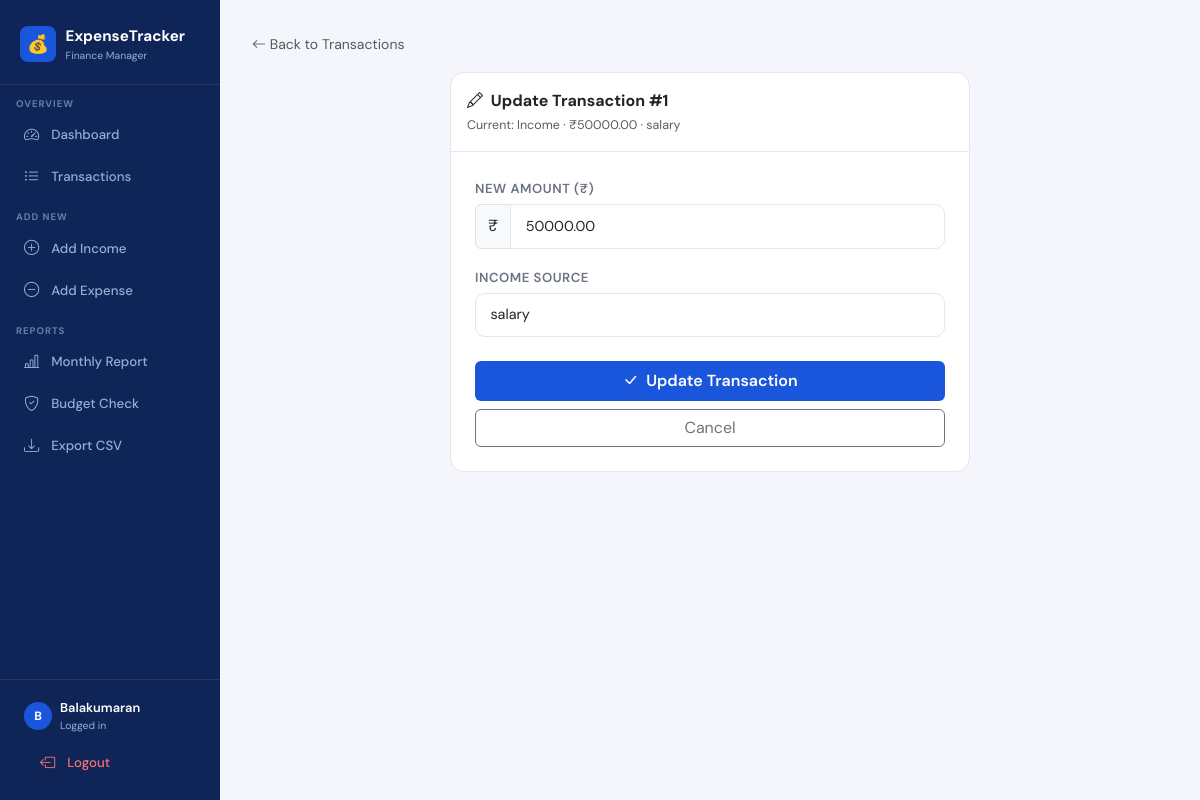
Page /update/1/ (signed in) on the committed database.
### tracker/models.py (models this page shows, shortened)
class Transaction(models.Model):
    user             = models.ForeignKey(User, on_delete=models.CASCADE)
    date             = models.DateField()
    time             = models.TimeField()
    transaction_type = models.CharField(max_length=10)
    amount           = models.DecimalField(max_digits=10, decimal_places=2)
    detail           = models.CharField(max_length=200)
    class Meta:
        ordering = ['-date', '-time']

### tracker/views.py (the view, shortened to what this page needs)
# urls.py: path('update/<int:pk>/', views.update_txn,    name='update'),
@login_required
def update_txn(request, pk):
    txn = get_object_or_404(Transaction, pk=pk, user=request.user)
    return render(request, 'tracker/update.html', {'txn': txn})

### tracker/templates/tracker/update.html (shortened to what this page needs)
{% extends 'tracker/base.html' %}
{% block content %}
<div class="mb-3">
  <a href="{% url 'transactions' %}" class="text-muted text-decoration-none small"><i class="bi bi-arrow-left"></i> Back to Transactions</a>
</div>
<div class="form-card">
  <div class="card">
    <div class="p-3 fw-bold" style="border-bottom:1px solid var(--border);">
      <i class="bi bi-pencil me-1"></i> Update Transaction #{{ txn.pk }}
      <div class="text-muted fw-normal" style="font-size:.78rem;margin-top:.2rem;">
        Current: {{ txn.transaction_type|capfirst }} · ₹{{ txn.amount }} · {{ txn.detail }}
      </div>
    </div>
    <div class="p-4">
      <form method="POST">
        <div class="mb-3">
          <label class="form-label">New Amount (₹)</label>
          <div class="input-group">
            <span class="input-group-text">₹</span>
            <input type="number" name="amount" class="form-control" value="{{ txn.amount }}" step="0.01" min="0.01" required/>
          </div>
        </div>
        <div class="mb-4">
          <label class="form-label">{% if txn.transaction_type == 'income' %}Income Source{% else %}Category{% endif %}</label>
          <input type="text" name="detail" class="form-control" value="{{ txn.detail }}" required/>
        </div>
        <div class="d-grid gap-2">
          <button type="submit" class="btn btn-blue fw-semibold py-2"><i class="bi bi-check-lg me-1"></i> Update Transaction</button>
          <a href="{% url 'transactions' %}" class="btn btn-outline-secondary">Cancel</a>
        </div>
      </form>
    </div>
  </div>
</div>
{% endblock %}

### tracker/templates/tracker/base.html (shortened to what this page needs)
<!DOCTYPE html>
<html lang="en">
<head>
  <link href="https://cdn.jsdelivr.net/npm/bootstrap@5.3.3/dist/css/bootstrap.min.css" rel="stylesheet"/>
  <link href="https://cdn.jsdelivr.net/npm/bootstrap-icons@1.11.3/font/bootstrap-icons.min.css" rel="stylesheet"/>
</head>
<body>
{% if user.is_authenticated %}
<nav class="sidebar" id="sidebar">
  <a href="{% url 'dashboard' %}" class="sb-brand">
    <div class="logo">💰</div>
    <div><span>ExpenseTracker</span><small>Finance Manager</small></div>
  </a>
  <div class="sb-section">Overview</div>
  <a href="{% url 'dashboard' %}"    class="sb-link {% if request.resolver_match.url_name == 'dashboard'   %}active{% endif %}"><i class="bi bi-speedometer2"></i> Dashboard</a>
  <a href="{% url 'transactions' %}" class="sb-link {% if request.resolver_match.url_name == 'transactions' %}active{% endif %}"><i class="bi bi-list-ul"></i> Transactions</a>
  <div class="sb-section">Add New</div>
  <a href="{% url 'add_income' %}"  class="sb-link {% if request.resolver_match.url_name == 'add_income'  %}active{% endif %}"><i class="bi bi-plus-circle"></i> Add Income</a>
  <a href="{% url 'add_expense' %}" class="sb-link {% if request.resolver_match.url_name == 'add_expense' %}active{% endif %}"><i class="bi bi-dash-circle"></i> Add Expense</a>
  <div class="sb-section">Reports</div>
  <a href="{% url 'report' %}" class="sb-link {% if request.resolver_match.url_name == 'report' %}active{% endif %}"><i class="bi bi-bar-chart-line"></i> Monthly Report</a>
  <a href="{% url 'budget' %}" class="sb-link {% if request.resolver_match.url_name == 'budget' %}active{% endif %}"><i class="bi bi-shield-check"></i> Budget Check</a>
  <a href="{% url 'export' %}" class="sb-link"><i class="bi bi-download"></i> Export CSV</a>
  <div class="sb-footer">
    <div class="sb-user">
      <div class="av">{{ user.username|first|upper }}</div>
      <div>
        <div style="color:#fff;font-size:.8rem;font-weight:600;">{{ user.username }}</div>
        <div style="font-size:.65rem;">Logged in</div>
      </div>
    </div>
    <a href="{% url 'logout' %}" class="sb-link" style="color:#f87171;margin-top:.25rem;"><i class="bi bi-box-arrow-left"></i> Logout</a>
  </div>
</nav>
{% endif %}
<main class="{% if user.is_authenticated %}main{% endif %}">
  {% block content %}{% endblock %}
</main>
</body>
</html>

### tracker/templates/tracker/base.html (style rules this page uses)
:root { --navy:#0f2557; --blue:#1a56db; --green:#057a55; --red:#c81e1e; --bg:#f4f6fb; --card:#ffffff; --border:#e2e8f0; --muted:#6b7280; --sw:220px; }
* { box-sizing:border-box;margin:0;padding:0; }
body { font-family:'DM Sans',sans-serif;background:var(--bg);color:#111827;overflow-x:hidden; }
.sidebar { position:fixed;top:0;left:0;width:var(--sw);height:100vh;background:var(--navy);display:flex;flex-direction:column;padding:0 0 1rem;z-index:1050;overflow-y:auto;transition:transform .28s ease; }
.sb-brand { padding:1.5rem 1.25rem 1.25rem;border-bottom:1px solid rgba(255,255,255,.08);text-decoration:none;display:flex;align-items:center;gap:.6rem; }
.sb-brand .logo { width:36px;height:36px;border-radius:.5rem;background:var(--blue);display:flex;align-items:center;justify-content:center;font-size:1.1rem;color:#fff;flex-shrink:0; }
.sb-brand span { font-size:.95rem;font-weight:700;color:#fff;line-height:1.2; }
.sb-brand small { display:block;font-size:.65rem;color:#93afd4;font-weight:400; }
.sb-section { padding:.75rem 1rem .2rem;font-size:.6rem;font-weight:700;letter-spacing:.1em;text-transform:uppercase;color:#5e81ac; }
.sb-link { display:flex;align-items:center;gap:.6rem;padding:.5rem 1rem;margin:.1rem .5rem;border-radius:.45rem;text-decoration:none;font-size:.83rem;font-weight:500;color:#93afd4;transition:all .15s; }
.sb-link i { width:1.1rem;font-size:.95rem; }
.sb-footer { margin-top:auto;padding:.75rem 1rem 0;border-top:1px solid rgba(255,255,255,.08); }
.sb-user { display:flex;align-items:center;gap:.5rem;padding:.4rem .5rem;color:#93afd4;font-size:.78rem; }
.sb-user .av { width:28px;height:28px;border-radius:50%;background:var(--blue);color:#fff;display:flex;align-items:center;justify-content:center;font-size:.75rem;font-weight:700;flex-shrink:0; }
.main { margin-left:var(--sw);padding:2rem;min-height:100vh;max-width:100%; }
.card { background:var(--card);border:1px solid var(--border);border-radius:.875rem; }
.form-card { max-width:520px;margin:0 auto;width:100%; }
.form-label { font-size:.82rem;font-weight:600;color:var(--muted);text-transform:uppercase;letter-spacing:.04em;margin-bottom:.35rem; }
.form-control,.form-select { border-color:var(--border);border-radius:.6rem;font-size:.9rem;padding:.65rem .9rem; }
.btn-blue { background:var(--blue);color:#fff;border:none; }

### rows in the picture
Transaction: pk "1", transaction_type "Income", amount "50000.00", detail "salary"

### other values in the picture
{{ user.username|first|upper }} "B"
{{ user.username }} "Balakumaran"
